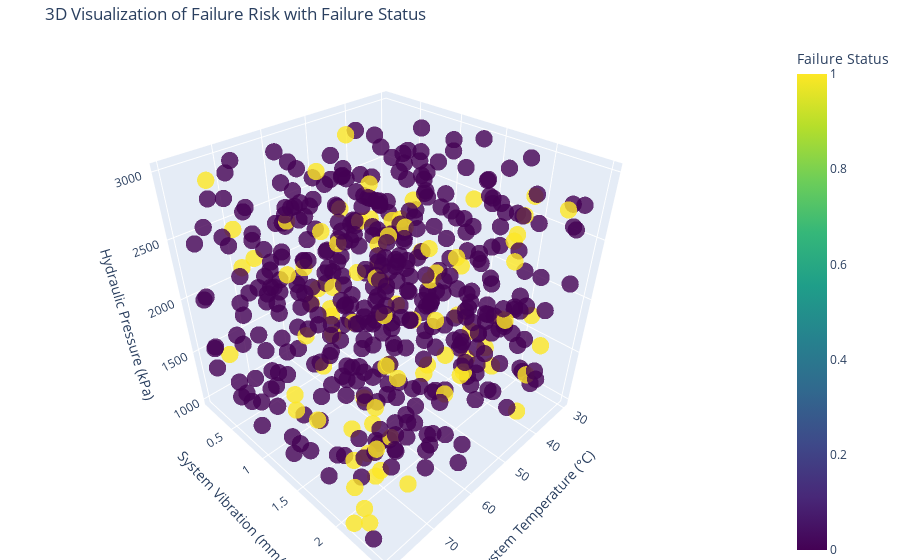

The code cell stored with this chart in its notebook:
### Code cell
maintenance_system = MilitaryRoboticSystemMaintenance.MilitaryRoboticSystemMaintenance()
data = maintenance_system.generate_synthetic_data()
X_train, X_test, y_train, y_test = maintenance_system.preprocess_data(data)
print("Training the model...")
maintenance_system.train_model(X_train, y_train)
print("\nEvaluating the model...")
maintenance_system.evaluate_model(X_test, y_test)
print("\nAnalyzing feature importance...")
maintenance_system.analyze_feature_importance()
print("\nGenerating correlation heatmap...")
maintenance_system.correlation_heatmap(data)
print("\nGenerating feature distribution plots...")
maintenance_system.feature_distribution(data)
print("\nGenerating time series plot...")
maintenance_system.time_series_plot(data)
print("\nPredicting maintenanc needs...")
predictions = maintenance_system.predict_maintenance_needs(data)
print("\nSimulating robotic system...")
robot = rsm.RoboticSystemModel(data)
tasks = [
{'name': 'Surveillance', 'position': [5, 10, 15]},
{'name': 'Logistics', 'position': [10, 5, 20]},
{'name': 'Reconnaissance', 'position': [20, 15, 5]},
{'name': 'Combat Support', 'position': [25, 10, 10]},
{'name': 'Maintenance Check', 'position': [0, 0, 0]}]
robot.analyze_tasks(tasks)
print(predictions.head(10))
print("\nCreating 3D visualization of failure risks...")
rsm.RoboticSystemModel.visualize_3d_risk(data)

### Figure 1 — Plotly figure (JSON) as saved in the notebook; plotly's stock layout.template omitted (floating-point values rounded to 4 significant figures; data arrays with more than 128 entries replaced by an {"elided": "..."} marker saying what was removed)
{"data": [{"marker": {"color": {"elided": "500 int values"}, "colorbar": {"title": {"text": "Failure Status"}}, "colorscale": [[0, "#440154"], [0.1111, "#482878"], [0.2222, "#3e4989"], [0.3333, "#31688e"], [0.4444, "#26828e"], [0.5556, "#1f9e89"], [0.6667, "#35b779"], [0.7778, "#6ece58"], [0.8889, "#b5de2b"], [1, "#fde725"]], "opacity": 0.8, "size": 6}, "mode": "markers", "name": "Failure Data", "type": "scatter3d", "x": {"elided": "500 float values"}, "y": {"elided": "500 float values"}, "z": {"elided": "500 float values"}}], "layout": {"margin": {"b": 0, "l": 0, "r": 0, "t": 40}, "scene": {"xaxis": {"title": {"text": "System Temperature (°C)"}}, "yaxis": {"title": {"text": "System Vibration (mm/s)"}}, "zaxis": {"title": {"text": "Hydraulic Pressure (kPa)"}}}, "title": {"text": "3D Visualization of Failure Risk with Failure Status"}}}
